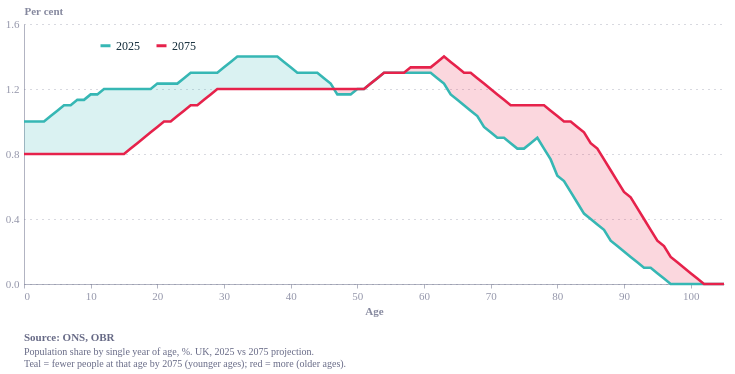

Notebook code cell kept with this figure:
### Code cell
import pandas as pd
import numpy as np
import altair as alt
from ecostyles import EcoStyles

styles = EcoStyles(); styles.register_and_enable_theme()

C_2025, C_2075 = "#36B7B4", "#E6224B"

s2025 = [1.0,1.0,1.0,1.0,1.0,1.1,1.1,1.1,1.1,1.2, 1.1,1.2,1.2,1.2,1.2,1.2,1.2,1.2,1.2,1.2,
         1.2,1.3,1.2,1.2,1.3,1.3,1.3,1.3,1.3,1.3, 1.3,1.4,1.4,1.4,1.4,1.4,1.4,1.4,1.4,1.4,
         1.3,1.3,1.3,1.3,1.3,1.3,1.2,1.2,1.1,1.2, 1.2,1.2,1.2,1.3,1.3,1.3,1.3,1.3,1.3,1.3,
         1.3,1.3,1.3,1.2,1.2,1.1,1.1,1.1,1.0,1.0, 0.9,0.9,0.9,0.9,0.8,0.8,0.9,0.9,0.9,0.7,
         0.7,0.6,0.6,0.5,0.4,0.4,0.4,0.3,0.3,0.2, 0.2,0.2,0.1,0.1,0.1,0.1,0.0,0.0,0.0,0.0,
         0.0,0.0,0.0,0.0,0.0,0.0]
s2075 = [0.8,0.8,0.8,0.8,0.8,0.8,0.8,0.8,0.8,0.8, 0.8,0.8,0.8,0.8,0.8,0.8,0.8,0.9,0.9,0.9,
         1.0,1.0,1.0,1.0,1.1,1.1,1.1,1.1,1.2,1.2, 1.2,1.2,1.2,1.2,1.2,1.2,1.2,1.2,1.2,1.2,
         1.2,1.2,1.2,1.2,1.2,1.2,1.2,1.2,1.2,1.2, 1.2,1.2,1.2,1.3,1.3,1.3,1.3,1.3,1.3,1.4,
         1.3,1.3,1.4,1.4,1.4,1.3,1.3,1.3,1.3,1.2, 1.2,1.2,1.1,1.1,1.1,1.1,1.1,1.1,1.1,1.1,
         1.0,1.0,1.0,1.0,0.9,0.9,0.8,0.8,0.7,0.6, 0.6,0.5,0.5,0.4,0.3,0.3,0.2,0.2,0.1,0.1,
         0.1,0.0,0.0,0.0,0.0,0.0]

df = pd.DataFrame({"age": range(len(s2025)), "y2025": s2025, "y2075": s2075})
df["y2025"] = pd.Series(s2025).rolling(3, center=True, min_periods=1).mean()
df["y2075"] = pd.Series(s2075).rolling(3, center=True, min_periods=1).mean()
df["lo"] = np.minimum(df["y2025"], df["y2075"])
df["hi"] = np.maximum(df["y2025"], df["y2075"])
df["state"] = np.where(df["y2075"] >= df["y2025"], "More by 2075", "Fewer by 2075")

long = df.melt(id_vars="age", value_vars=["y2025", "y2075"],
               var_name="year", value_name="share")
long["year"] = long["year"].str.replace("y", "")

band = alt.Chart(df).mark_area(opacity=0.18).encode(
    x=alt.X("age:Q", scale=alt.Scale(domain=[0, 105], nice=False)),
    y=alt.Y("lo:Q", scale=alt.Scale(domain=[0, 1.6], nice=False)),
    y2="hi:Q",
    color=alt.Color("state:N",
        scale=alt.Scale(domain=["Fewer by 2075", "More by 2075"], range=[C_2025, C_2075]),
        legend=None))

lines = alt.Chart(long).mark_line(strokeWidth=2.6).encode(
    x=alt.X("age:Q", title="Age", scale=alt.Scale(domain=[0, 105], nice=False),
            axis=alt.Axis(values=list(range(0, 101, 10)), grid=False)),
    y=alt.Y("share:Q", title="Per cent",
            scale=alt.Scale(domain=[0, 1.6], nice=False),
            axis=alt.Axis(values=[x/10 for x in range(0, 17, 2)], format=".1f",
                          titleAngle=0, titleAlign="left", titleX=0, titleY=-8)),
    color=alt.Color("year:N",
        scale=alt.Scale(domain=["2025", "2075"], range=[C_2025, C_2075]),
        legend=alt.Legend(orient="none", legendX=75, legendY=15, direction="horizontal",
                          title=None, labelFontSize=12,
                          symbolType="stroke", symbolStrokeWidth=3)))

caption = alt.Title(
    text="Source: ONS, OBR",
    subtitle=[
        "Population share by single year of age, %. UK, 2025 vs 2075 projection.",
        "Teal = fewer people at that age by 2075 (younger ages); red = more (older ages).",
    ],
    orient="bottom", anchor="start",
    fontSize=11, subtitleFontSize=10,
    color="#676A86", subtitleColor="#676A86", dy=12)

chart = (
    (band + lines)
    .resolve_scale(color="independent")
    .properties(width=700, height=260, title=caption)
    .configure(background="white", font="Circular Std")
    .configure_view(fill="transparent", stroke="transparent"))

styles.save(chart, path=".", name="2075_population", svg=True)
chart.save("2075_population.png", scale_factor=2.0)
chart

### Figure 1 — Vega-Lite specification as saved in the notebook (floating-point values rounded to 4 significant figures; data arrays with more than 128 entries replaced by an {"elided": "..."} marker saying what was removed)
{"config": {"font": "Circular Std", "text": {"color": "#676A86", "align": "left", "baseline": "middle", "dx": 7, "dy": 0, "fontSize": 11}, "view": {"stroke": "transparent", "continuousWidth": 400, "continuousHeight": 300, "discreteWidth": 400, "discreteHeight": 300, "fill": "transparent"}, "range": {"category": ["#36B7B4", "#E6224B", "#F4C245", "#0063AF", "#00A767", "#179FDB", "#EB5C2E"], "diverging": ["#E6224B", "#E54753", "#C9C9C9", "#179FDB", "#122B39"], "heatmap": ["#C9C9C9", "#179FDB", "#0063AF", "#122B39"], "ordinal": ["#00A767", "#36B7B4", "#179FDB", "#0063AF", "#243B5A"]}, "bar": {"color": "#179fdb"}, "line": {"color": "#e6224b"}, "rule": {"color": "#676A86"}, "area": {"opacity": 0.3}, "point": {"filled": true, "size": 80, "color": "#e6224b", "opacity": 0.95}, "geoshape": {"stroke": "white", "strokeWidth": 0.3}, "rect": {"fill": "#d6d4d4", "opacity": 0.3}, "axis": {"labelColor": "#676A86", "labelFontSize": 11, "labelFont": "Circular Std", "labelOpacity": 0.7, "tickColor": "#676A86", "tickOpacity": 0.5, "domainColor": "#676A86", "domainOpacity": 0.5, "gridColor": "#676A86", "gridDash": [2, 2], "gridOpacity": 0.5, "title": null, "titleColor": "#676A86", "titleOpacity": 0.8, "tickSize": 4}, "axisXDiscrete": {"grid": false, "labelAngle": 0, "tickCount": 10, "tickOpacity": 0.5, "title": null}, "axisYDiscrete": {"ticks": false, "labelPadding": 5}, "axisXTemporal": {"grid": false, "ticks": true}, "axisXQuantitative": {"grid": true}, "axisYQuantitative": {"gridColor": "#676A86", "gridDash": [1, 5], "gridOpacity": 0.5, "ticks": false, "labelPadding": 5, "tickCount": 8, "titleAngle": 0, "titleAlign": "left", "titleBaseline": "bottom", "titleX": 0, "titleY": -5}, "title": {"color": "#676A86E6", "subtitleColor": "#676A86", "font": "Circular Std", "subtitleFont": "Circular Std", "anchor": "start", "fontSize": 14, "subtitleFontSize": 12, "subtitlePadding": 4, "offset": 0, "frame": "group"}, "legend": {"titleColor": "#122b39", "title": null, "labelColor": "#122b39", "labelFontSize": 11}, "background": "white"}, "layer": [{"data": {"name": "data-826e5e142a88b86ac76f11edf99aa8e3"}, "mark": {"type": "area", "opacity": 0.18}, "encoding": {"color": {"field": "state", "legend": null, "scale": {"domain": ["Fewer by 2075", "More by 2075"], "range": ["#36B7B4", "#E6224B"]}, "type": "nominal"}, "x": {"field": "age", "scale": {"domain": [0, 105], "nice": false}, "type": "quantitative"}, "y": {"field": "lo", "scale": {"domain": [0, 1.6], "nice": false}, "type": "quantitative"}, "y2": {"field": "hi"}}}, {"data": {"name": "data-f1309a726cb00806025843324fefdb64"}, "mark": {"type": "line", "strokeWidth": 2.6}, "encoding": {"color": {"field": "year", "legend": {"direction": "horizontal", "labelFontSize": 12, "legendX": 75, "legendY": 15, "orient": "none", "symbolStrokeWidth": 3, "symbolType": "stroke", "title": null}, "scale": {"domain": ["2025", "2075"], "range": ["#36B7B4", "#E6224B"]}, "type": "nominal"}, "x": {"axis": {"grid": false, "values": [0, 10, 20, 30, 40, 50, 60, 70, 80, 90, 100]}, "field": "age", "scale": {"domain": [0, 105], "nice": false}, "title": "Age", "type": "quantitative"}, "y": {"axis": {"format": ".1f", "titleAlign": "left", "titleAngle": 0, "titleX": 0, "titleY": -8, "values": [0.0, 0.2, 0.4, 0.6, 0.8, 1.0, 1.2, 1.4, 1.6]}, "field": "share", "scale": {"domain": [0, 1.6], "nice": false}, "title": "Per cent", "type": "quantitative"}}}], "height": 260, "resolve": {"scale": {"color": "independent"}}, "title": {"text": "Source: ONS, OBR", "anchor": "start", "color": "#676A86", "dy": 12, "fontSize": 11, "orient": "bottom", "subtitle": ["Population share by single year of age, %. UK, 2025 vs 2075 projection.", "Teal = fewer people at that age by 2075 (younger ages); red = more (older ages)."], "subtitleColor": "#676A86", "subtitleFontSize": 10}, "width": 700, "$schema": "https://vega.github.io/schema/vega-lite/v6.4.1.json", "datasets": {"data-826e5e142a88b86ac76f11edf99aa8e3": [{"age": 0, "y2025": 1.0, "y2075": 0.8, "lo": 0.8, "hi": 1.0, "state": "Fewer by 2075"}, {"age": 1, "y2025": 1.0, "y2075": 0.8, "lo": 0.8, "hi": 1.0, "state": "Fewer by 2075"}, {"age": 2, "y2025": 1.0, "y2075": 0.8, "lo": 0.8, "hi": 1.0, "state": "Fewer by 2075"}, {"age": 3, "y2025": 1.0, "y2075": 0.8, "lo": 0.8, "hi": 1.0, "state": "Fewer by 2075"}, {"age": 4, "y2025": 1.033, "y2075": 0.8, "lo": 0.8, "hi": 1.033, "state": "Fewer by 2075"}, {"age": 5, "y2025": 1.067, "y2075": 0.8, "lo": 0.8, "hi": 1.067, "state": "Fewer by 2075"}, {"age": 6, "y2025": 1.1, "y2075": 0.8, "lo": 0.8, "hi": 1.1, "state": "Fewer by 2075"}, {"age": 7, "y2025": 1.1, "y2075": 0.8, "lo": 0.8, "hi": 1.1, "state": "Fewer by 2075"}, {"age": 8, "y2025": 1.133, "y2075": 0.8, "lo": 0.8, "hi": 1.133, "state": "Fewer by 2075"}, {"age": 9, "y2025": 1.133, "y2075": 0.8, "lo": 0.8, "hi": 1.133, "state": "Fewer by 2075"}, {"age": 10, "y2025": 1.167, "y2075": 0.8, "lo": 0.8, "hi": 1.167, "state": "Fewer by 2075"}, {"age": 11, "y2025": 1.167, "y2075": 0.8, "lo": 0.8, "hi": 1.167, "state": "Fewer by 2075"}, {"age": 12, "y2025": 1.2, "y2075": 0.8, "lo": 0.8, "hi": 1.2, "state": "Fewer by 2075"}, {"age": 13, "y2025": 1.2, "y2075": 0.8, "lo": 0.8, "hi": 1.2, "state": "Fewer by 2075"}, {"age": 14, "y2025": 1.2, "y2075": 0.8, "lo": 0.8, "hi": 1.2, "state": "Fewer by 2075"}, {"age": 15, "y2025": 1.2, "y2075": 0.8, "lo": 0.8, "hi": 1.2, "state": "Fewer by 2075"}, {"age": 16, "y2025": 1.2, "y2075": 0.8333, "lo": 0.8333, "hi": 1.2, "state": "Fewer by 2075"}, {"age": 17, "y2025": 1.2, "y2075": 0.8667, "lo": 0.8667, "hi": 1.2, "state": "Fewer by 2075"}, {"age": 18, "y2025": 1.2, "y2075": 0.9, "lo": 0.9, "hi": 1.2, "state": "Fewer by 2075"}, {"age": 19, "y2025": 1.2, "y2075": 0.9333, "lo": 0.9333, "hi": 1.2, "state": "Fewer by 2075"}, {"age": 20, "y2025": 1.233, "y2075": 0.9667, "lo": 0.9667, "hi": 1.233, "state": "Fewer by 2075"}, {"age": 21, "y2025": 1.233, "y2075": 1.0, "lo": 1.0, "hi": 1.233, "state": "Fewer by 2075"}, {"age": 22, "y2025": 1.233, "y2075": 1.0, "lo": 1.0, "hi": 1.233, "state": "Fewer by 2075"}, {"age": 23, "y2025": 1.233, "y2075": 1.033, "lo": 1.033, "hi": 1.233, "state": "Fewer by 2075"}, {"age": 24, "y2025": 1.267, "y2075": 1.067, "lo": 1.067, "hi": 1.267, "state": "Fewer by 2075"}, {"age": 25, "y2025": 1.3, "y2075": 1.1, "lo": 1.1, "hi": 1.3, "state": "Fewer by 2075"}, {"age": 26, "y2025": 1.3, "y2075": 1.1, "lo": 1.1, "hi": 1.3, "state": "Fewer by 2075"}, {"age": 27, "y2025": 1.3, "y2075": 1.133, "lo": 1.133, "hi": 1.3, "state": "Fewer by 2075"}, {"age": 28, "y2025": 1.3, "y2075": 1.167, "lo": 1.167, "hi": 1.3, "state": "Fewer by 2075"}, {"age": 29, "y2025": 1.3, "y2075": 1.2, "lo": 1.2, "hi": 1.3, "state": "Fewer by 2075"}, {"age": 30, "y2025": 1.333, "y2075": 1.2, "lo": 1.2, "hi": 1.333, "state": "Fewer by 2075"}, {"age": 31, "y2025": 1.367, "y2075": 1.2, "lo": 1.2, "hi": 1.367, "state": "Fewer by 2075"}, {"age": 32, "y2025": 1.4, "y2075": 1.2, "lo": 1.2, "hi": 1.4, "state": "Fewer by 2075"}, {"age": 33, "y2025": 1.4, "y2075": 1.2, "lo": 1.2, "hi": 1.4, "state": "Fewer by 2075"}, {"age": 34, "y2025": 1.4, "y2075": 1.2, "lo": 1.2, "hi": 1.4, "state": "Fewer by 2075"}, {"age": 35, "y2025": 1.4, "y2075": 1.2, "lo": 1.2, "hi": 1.4, "state": "Fewer by 2075"}, {"age": 36, "y2025": 1.4, "y2075": 1.2, "lo": 1.2, "hi": 1.4, "state": "Fewer by 2075"}, {"age": 37, "y2025": 1.4, "y2075": 1.2, "lo": 1.2, "hi": 1.4, "state": "Fewer by 2075"}, {"age": 38, "y2025": 1.4, "y2075": 1.2, "lo": 1.2, "hi": 1.4, "state": "Fewer by 2075"}, {"age": 39, "y2025": 1.367, "y2075": 1.2, "lo": 1.2, "hi": 1.367, "state": "Fewer by 2075"}, {"age": 40, "y2025": 1.333, "y2075": 1.2, "lo": 1.2, "hi": 1.333, "state": "Fewer by 2075"}, {"age": 41, "y2025": 1.3, "y2075": 1.2, "lo": 1.2, "hi": 1.3, "state": "Fewer by 2075"}, {"age": 42, "y2025": 1.3, "y2075": 1.2, "lo": 1.2, "hi": 1.3, "state": "Fewer by 2075"}, {"age": 43, "y2025": 1.3, "y2075": 1.2, "lo": 1.2, "hi": 1.3, "state": "Fewer by 2075"}, {"age": 44, "y2025": 1.3, "y2075": 1.2, "lo": 1.2, "hi": 1.3, "state": "Fewer by 2075"}, {"age": 45, "y2025": 1.267, "y2075": 1.2, "lo": 1.2, "hi": 1.267, "state": "Fewer by 2075"}, {"age": 46, "y2025": 1.233, "y2075": 1.2, "lo": 1.2, "hi": 1.233, "state": "Fewer by 2075"}, {"age": 47, "y2025": 1.167, "y2075": 1.2, "lo": 1.167, "hi": 1.2, "state": "More by 2075"}, {"age": 48, "y2025": 1.167, "y2075": 1.2, "lo": 1.167, "hi": 1.2, "state": "More by 2075"}, {"age": 49, "y2025": 1.167, "y2075": 1.2, "lo": 1.167, "hi": 1.2, "state": "More by 2075"}, {"age": 50, "y2025": 1.2, "y2075": 1.2, "lo": 1.2, "hi": 1.2, "state": "More by 2075"}, {"age": 51, "y2025": 1.2, "y2075": 1.2, "lo": 1.2, "hi": 1.2, "state": "More by 2075"}, {"age": 52, "y2025": 1.233, "y2075": 1.233, "lo": 1.233, "hi": 1.233, "state": "More by 2075"}, {"age": 53, "y2025": 1.267, "y2075": 1.267, "lo": 1.267, "hi": 1.267, "state": "More by 2075"}, {"age": 54, "y2025": 1.3, "y2075": 1.3, "lo": 1.3, "hi": 1.3, "state": "More by 2075"}, {"age": 55, "y2025": 1.3, "y2075": 1.3, "lo": 1.3, "hi": 1.3, "state": "More by 2075"}, {"age": 56, "y2025": 1.3, "y2075": 1.3, "lo": 1.3, "hi": 1.3, "state": "More by 2075"}, {"age": 57, "y2025": 1.3, "y2075": 1.3, "lo": 1.3, "hi": 1.3, "state": "More by 2075"}, {"age": 58, "y2025": 1.3, "y2075": 1.333, "lo": 1.3, "hi": 1.333, "state": "More by 2075"}, {"age": 59, "y2025": 1.3, "y2075": 1.333, "lo": 1.3, "hi": 1.333, "state": "More by 2075"}, {"age": 60, "y2025": 1.3, "y2075": 1.333, "lo": 1.3, "hi": 1.333, "state": "More by 2075"}, {"age": 61, "y2025": 1.3, "y2075": 1.333, "lo": 1.3, "hi": 1.333, "state": "More by 2075"}, {"age": 62, "y2025": 1.267, "y2075": 1.367, "lo": 1.267, "hi": 1.367, "state": "More by 2075"}, {"age": 63, "y2025": 1.233, "y2075": 1.4, "lo": 1.233, "hi": 1.4, "state": "More by 2075"}, {"age": 64, "y2025": 1.167, "y2075": 1.367, "lo": 1.167, "hi": 1.367, "state": "More by 2075"}, {"age": 65, "y2025": 1.133, "y2075": 1.333, "lo": 1.133, "hi": 1.333, "state": "More by 2075"}, {"age": 66, "y2025": 1.1, "y2075": 1.3, "lo": 1.1, "hi": 1.3, "state": "More by 2075"}, {"age": 67, "y2025": 1.067, "y2075": 1.3, "lo": 1.067, "hi": 1.3, "state": "More by 2075"}, {"age": 68, "y2025": 1.033, "y2075": 1.267, "lo": 1.033, "hi": 1.267, "state": "More by 2075"}, {"age": 69, "y2025": 0.9667, "y2075": 1.233, "lo": 0.9667, "hi": 1.233, "state": "More by 2075"}, {"age": 70, "y2025": 0.9333, "y2075": 1.2, "lo": 0.9333, "hi": 1.2, "state": "More by 2075"}, {"age": 71, "y2025": 0.9, "y2075": 1.167, "lo": 0.9, "hi": 1.167, "state": "More by 2075"}, {"age": 72, "y2025": 0.9, "y2075": 1.133, "lo": 0.9, "hi": 1.133, "state": "More by 2075"}, {"age": 73, "y2025": 0.8667, "y2075": 1.1, "lo": 0.8667, "hi": 1.1, "state": "More by 2075"}, {"age": 74, "y2025": 0.8333, "y2075": 1.1, "lo": 0.8333, "hi": 1.1, "state": "More by 2075"}, {"age": 75, "y2025": 0.8333, "y2075": 1.1, "lo": 0.8333, "hi": 1.1, "state": "More by 2075"}, {"age": 76, "y2025": 0.8667, "y2075": 1.1, "lo": 0.8667, "hi": 1.1, "state": "More by 2075"}, {"age": 77, "y2025": 0.9, "y2075": 1.1, "lo": 0.9, "hi": 1.1, "state": "More by 2075"}, {"age": 78, "y2025": 0.8333, "y2075": 1.1, "lo": 0.8333, "hi": 1.1, "state": "More by 2075"}, {"age": 79, "y2025": 0.7667, "y2075": 1.067, "lo": 0.7667, "hi": 1.067, "state": "More by 2075"}, {"age": 80, "y2025": 0.6667, "y2075": 1.033, "lo": 0.6667, "hi": 1.033, "state": "More by 2075"}, {"age": 81, "y2025": 0.6333, "y2075": 1.0, "lo": 0.6333, "hi": 1.0, "state": "More by 2075"}, {"age": 82, "y2025": 0.5667, "y2075": 1.0, "lo": 0.5667, "hi": 1.0, "state": "More by 2075"}, {"age": 83, "y2025": 0.5, "y2075": 0.9667, "lo": 0.5, "hi": 0.9667, "state": "More by 2075"}, {"age": 84, "y2025": 0.4333, "y2075": 0.9333, "lo": 0.4333, "hi": 0.9333, "state": "More by 2075"}, {"age": 85, "y2025": 0.4, "y2075": 0.8667, "lo": 0.4, "hi": 0.8667, "state": "More by 2075"}, {"age": 86, "y2025": 0.3667, "y2075": 0.8333, "lo": 0.3667, "hi": 0.8333, "state": "More by 2075"}, {"age": 87, "y2025": 0.3333, "y2075": 0.7667, "lo": 0.3333, "hi": 0.7667, "state": "More by 2075"}, {"age": 88, "y2025": 0.2667, "y2075": 0.7, "lo": 0.2667, "hi": 0.7, "state": "More by 2075"}, {"age": 89, "y2025": 0.2333, "y2075": 0.6333, "lo": 0.2333, "hi": 0.6333, "state": "More by 2075"}, {"age": 90, "y2025": 0.2, "y2075": 0.5667, "lo": 0.2, "hi": 0.5667, "state": "More by 2075"}, {"age": 91, "y2025": 0.1667, "y2075": 0.5333, "lo": 0.1667, "hi": 0.5333, "state": "More by 2075"}, {"age": 92, "y2025": 0.1333, "y2075": 0.4667, "lo": 0.1333, "hi": 0.4667, "state": "More by 2075"}, {"age": 93, "y2025": 0.1, "y2075": 0.4, "lo": 0.1, "hi": 0.4, "state": "More by 2075"}, {"age": 94, "y2025": 0.1, "y2075": 0.3333, "lo": 0.1, "hi": 0.3333, "state": "More by 2075"}, {"age": 95, "y2025": 0.06667, "y2075": 0.2667, "lo": 0.06667, "hi": 0.2667, "state": "More by 2075"}, {"age": 96, "y2025": 0.03333, "y2075": 0.2333, "lo": 0.03333, "hi": 0.2333, "state": "More by 2075"}, {"age": 97, "y2025": 0.0, "y2075": 0.1667, "lo": 0.0, "hi": 0.1667, "state": "More by 2075"}, {"age": 98, "y2025": 0.0, "y2075": 0.1333, "lo": 0.0, "hi": 0.1333, "state": "More by 2075"}, {"age": 99, "y2025": 0.0, "y2075": 0.1, "lo": 0.0, "hi": 0.1, "state": "More by 2075"}, {"age": 100, "y2025": 0.0, "y2075": 0.06667, "lo": 0.0, "hi": 0.06667, "state": "More by 2075"}, {"age": 101, "y2025": 0.0, "y2075": 0.03333, "lo": 0.0, "hi": 0.03333, "state": "More by 2075"}, {"age": 102, "y2025": 0.0, "y2075": 0.0, "lo": 0.0, "hi": 0.0, "state": "More by 2075"}, {"age": 103, "y2025": 0.0, "y2075": 0.0, "lo": 0.0, "hi": 0.0, "state": "More by 2075"}, {"age": 104, "y2025": 0.0, "y2075": 0.0, "lo": 0.0, "hi": 0.0, "state": "More by 2075"}, {"age": 105, "y2025": 0.0, "y2075": 0.0, "lo": 0.0, "hi": 0.0, "state": "More by 2075"}], "data-f1309a726cb00806025843324fefdb64": {"elided": "212 records"}}}
